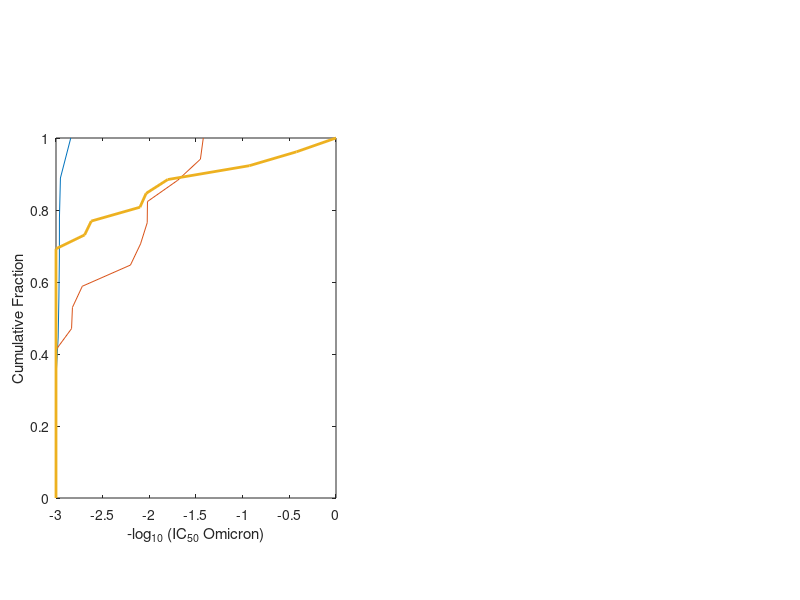

MATLAB code to generate this figure: (Note: this script raises an error after producing the figure.)
dose3clones=[0.300946413, 1.833449542, 12.70520533, 937.1275442, 1000, 1000, 0.565667551, 13.28638369, 15.51126244, 19.97886876, 28.20299352, 34.7263686, 46.86562478, 79.7205409, 120.2399052, 717.2925921, 866.0502971, 1000, 1000, 1000, 1000, 1000, 1000, 1000];
dose3egc=[0.926815928,522.5195881	7.443800546	300.5836239	270.9899404	44.66065782	36.37397655	931.3176355];
dose3sing=[20.27258171, 64.07420332, 1000, 1000, 1000, 1000, 1000, 1000, 1000, 2.293360808, 121.3005791];

mo5clones=[26.42266637, 28.3591188, 49.80031108, 104.730714, 105.3683844, 124.224531, 159.3412508, 666.6414773, 681.2685339, 1000, 1000, 1000, 1000, 1000, 1000, 1000,522.5195881];
mo5egc= [896.6985098,948.5173907, 694.8,931.3176355];
mo5sing=[1	1000	1000	1000	126.1521802	1000	493.9062623	1000	1000	8.482500466	418.7675448	1000	1000	63.49200699	1000	2.65763454	108.2521313	1000	1000	1000	1000	1000	1000	1000	1000	1000];

mo13egc=[1000 1000 918.8582911 920.379299 1000];
mo13rando=[1000	1000	1000	1000	1000	1000	1000	1000	1000	1000	160.2916901	1000	1000	1000	1000	1000	645.9524383	1000	1000	392.1645977];


[f,x]=ecdf(-log([mo5egc, mo13egc])/log(10)); [f2,x2]=ecdf(-log(mo5clones)/log(10));
[f3,x3]=ecdf(-log(mo5sing)/log(10)); [f4,x4]=ecdf(-log(dose3egc)/log(10));
[f5,x5]=ecdf(-log(dose3clones)/log(10)); [f6,x6]=ecdf(-log(dose3sing)/log(10));
[f7,x7]=ecdf(-log(mo13egc)/log(10)); [f8,x8]=ecdf(-log(mo13rando)/log(10));



 xlow=.07;  ylow=.17;  xwidth=.35;  yheight=.60;
 figure('Position', [10 10 1000 400]*.70) 
subplot('Position',[xlow ylow xwidth yheight])

% figure
h=plot(x,f,x2,f2,x3,f3,'Linewidth',2);
xlabel('-log_1_0 (IC_5_0 Omicron)','Fontweight','Normal')
ylabel('Cumulative Fraction','Fontweight','Normal')
 h(3).Color=sscanf('95b5db' ,'%2x%2x%2x',[1 3])/255;
      h(2).Color=[0, 0.4470, 0.7410];
      h(1).Color=[0.8500, 0.3250, 0.0980];
line([mean(-log([mo5egc, mo13egc])/log(10)), mean(-log([mo5egc, mo13egc])/log(10))],[0,1],'Color',[0.8500, 0.3250, 0.0980],'LineStyle','--','LineWidth',1.5)
line([mean(-log(mo5clones)/log(10)), mean(-log(mo5clones)/log(10))],[0,1],'Color',[0, 0.4470, 0.7410],'LineStyle','--','LineWidth',1.5)
line([mean(-log(mo5sing)/log(10)), mean(-log(mo5sing)/log(10))],[0,1],'Color',sscanf('95b5db' ,'%2x%2x%2x',[1 3])/255,'LineStyle','--','LineWidth',1.5)
legend('EGC Clones','Other 5 month Clones','5 month singlets', 'location', 'east')
xlim([-3.1,1])

 t=title('A');  t.FontSize = 12;
 set(t,'position',get(t,'position')-[2.5 0 0])
 set(gca, 'FontName', 'Arial')
 subplot('Position',[.5+xlow ylow xwidth yheight])

 
 
 
% figure
h=plot(x4,f4,x5,f5,x6,f6,'Linewidth',2);
xlabel('-log_1_0 (IC_5_0 Omicron)','Fontweight','Normal')
ylabel('Cumulative Fraction','Fontweight','Normal')
       h(3).Color=sscanf('95b5db' ,'%2x%2x%2x',[1 3])/255;
      h(2).Color=[0, 0.4470, 0.7410];
      h(1).Color=[0.8500, 0.3250, 0.0980];
line([mean(-log(dose3egc)/log(10)), mean(-log(dose3egc)/log(10))],[0,1],'Color',[0.8500, 0.3250, 0.0980],'LineStyle','--','LineWidth',1.5)
line([mean(-log(dose3clones)/log(10)), mean(-log(dose3clones)/log(10))],[0,1],'Color',[0, 0.4470, 0.7410],'LineStyle','--','LineWidth',1.5)
line([mean(-log(dose3sing)/log(10)), mean(-log(dose3sing)/log(10))],[0,1],'Color',sscanf('95b5db' ,'%2x%2x%2x',[1 3])/255,'LineStyle','--','LineWidth',1.5)
legend('EGC Clones','Other Vax3 Clones' ,'Vax3 singlets', 'location', 'east')
xlim([-3.1,1])
 t=title('B');  t.FontSize = 12;
 set(t,'position',get(t,'position')-[2.5 0 0])
 set(gca, 'FontName', 'Arial')
 
exportgraphics(gcf, fullfile('..','figures','Figure4.pdf'), 'Resolution', 600)
 
 
 %1.3 month figure
 
 
figure
h=plot(x7,f7,x8,f8,'Linewidth',2);
xlabel('-log_1_0 (IC_5_0 Omicron)','Fontweight','Normal')
ylabel('Cumulative Fraction','Fontweight','Normal')
      h(2).Color=[0, 0.4470, 0.7410];
      h(1).Color=[0.8500, 0.3250, 0.0980];
line([mean(-log(mo13egc)/log(10)), mean(-log(mo13egc)/log(10))],[0,1],'Color',[0.8500, 0.3250, 0.0980],'LineStyle','--','LineWidth',1.5)
line([mean(-log(mo13rando)/log(10)), mean(-log(mo13rando)/log(10))],[0,1],'Color',[0, 0.4470, 0.7410],'LineStyle','--','LineWidth',1.5)
legend('EGC Clones','Other 1.3 mo B cells', 'location', 'east')
xlim([-3.1,1])











%%Leerang can ignore this, it's just stuff I had for stats.
x1=mean(log(dose3egc));
s1=std(log(dose3egc));
x2=mean(log([mo5egc, mo13egc]));
s2=std(log([mo5egc, mo13egc]));
x3=mean(log([mo5sing, mo5clones]));
s3=std(log([mo5sing, mo5clones]));
% x2=mean(log(dose3clones));
% s2=std(log(dose3clones));
t=(x1-x2)/sqrt(s1^2 /length(dose3egc) + s2^2 /length([mo5egc, mo13egc]));
t2=(x1-x3)/sqrt(s1^2 /length(dose3egc) + s3^2 /length([mo5sing, mo5clones]));
t3=(x2-x3)/sqrt(s2^2 /length([mo5egc, mo13egc]) + s3^2 /length([mo5sing, mo5clones]));
% t=(x1-x2)/sqrt(s1^2 /length(dose3egc) + s2^2 /length(dose3clones));

exp(mean(log([mo5egc, mo13egc])))
exp(mean(log(dose3egc)))


exp(mean(log([mo5clones,mo5sing])))
exp(mean(log([dose3clones,dose3sing])))
